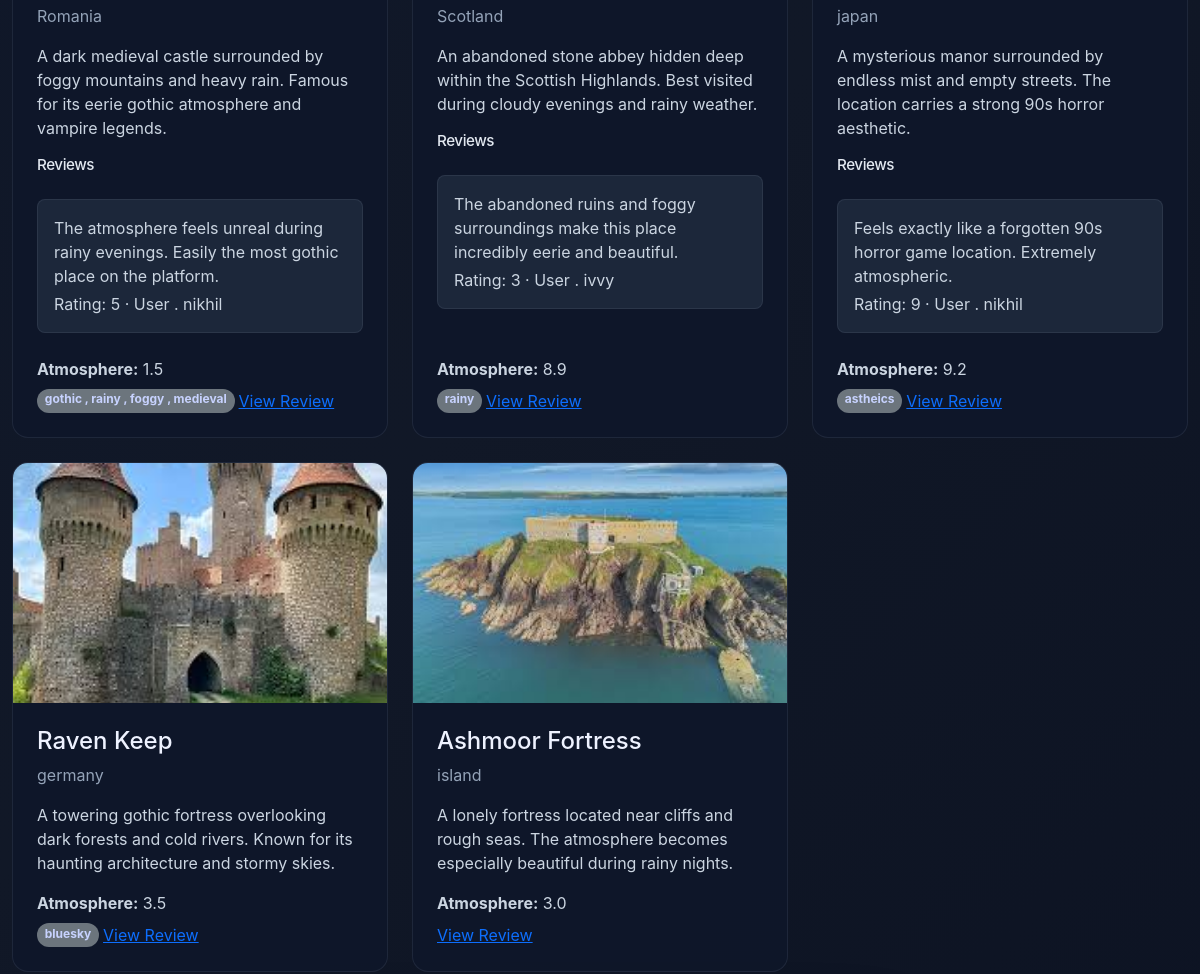
/home/ (middle part), run on an earlier commit of the app's database.
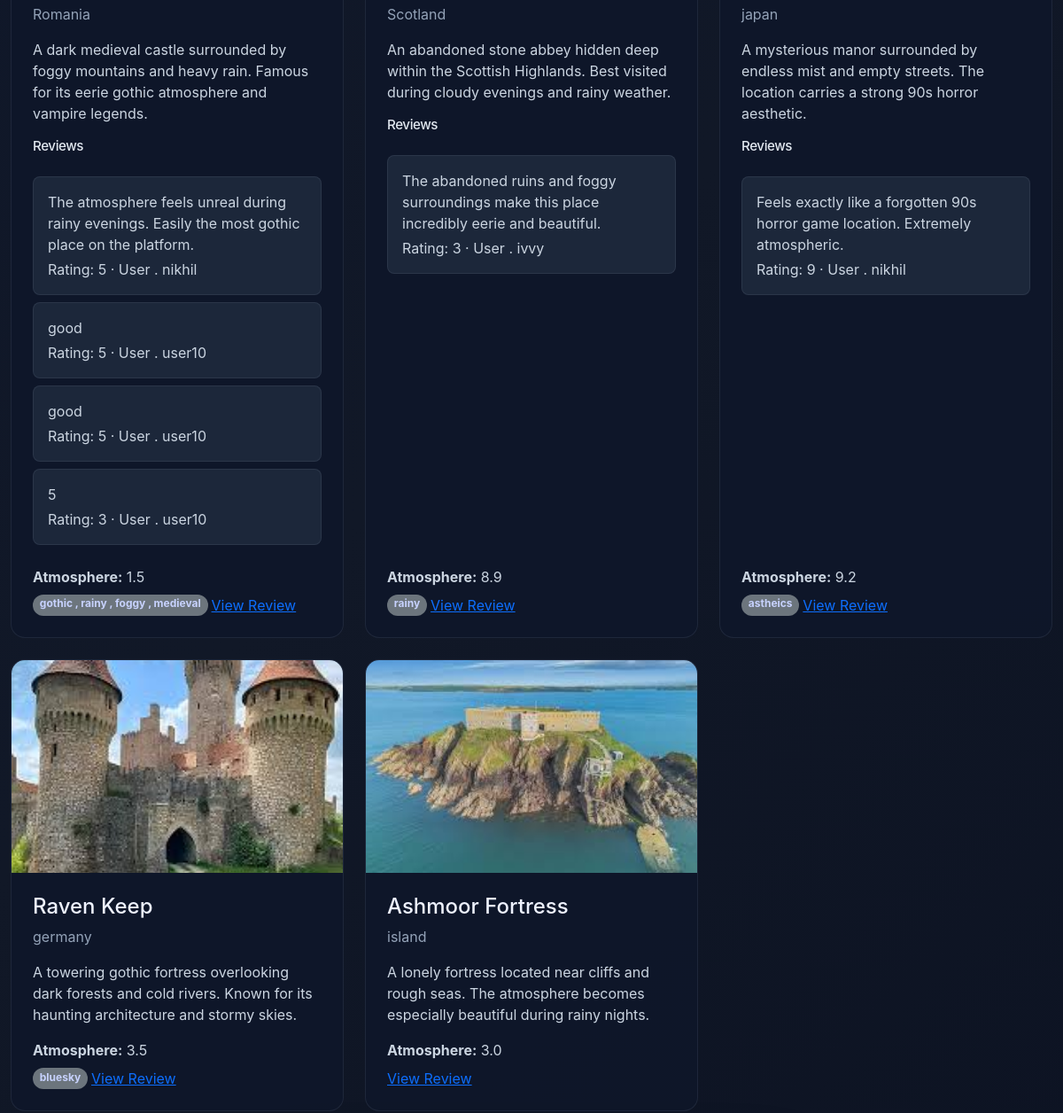
And on a later commit of the database.
### core/models.py (models this page shows, shortened)
class Destination(models.Model):
    castle = models.CharField(max_length=100, unique=True)
    country = models.CharField(max_length=100)
    description = models.TextField()
    image = models.ImageField(upload_to="images/")
    atmosphere = models.FloatField()
    tags = models.ManyToManyField('Tag',related_name="destinations", blank=True)

class Review(models.Model):
    comment = models.TextField()
    rating = models.IntegerField()
    user = models.ForeignKey(User, on_delete=models.CASCADE)
    destination = models.ForeignKey(Destination, on_delete=models.CASCADE)

class Tag(models.Model):
    name = models.CharField(max_length=50)

### core/views.py (the view, shortened to what this page needs)
# urls.py: 2. Add a URL to urlpatterns:  path('', views.home, name='home')
def home(request):
    search = request.GET.get("castle")
    if search:
        dest = Destination.objects.filter(
            castle__icontains=search
        )
    else:
        dest = Destination.objects.all()
    return render(request, "core/home.html", {"dest": dest})

### templates/core/home.html (shortened to what this page needs)
<!DOCTYPE html>
<html lang="en">
<head>
    {% load static %}
    <link rel="stylesheet" href="https://cdn.jsdelivr.net/npm/bootstrap@5.3.8/dist/css/bootstrap.min.css">
    <link rel="stylesheet" href="{% static 'core/styles.css' %}">
</head>
<body>
    <div class="container py-5">
        <div class="row row-cols-1 row-cols-md-2 row-cols-lg-3 g-4 destination-list">
            {% for d in dest %}
            <div class="col">
                <article class="destination-card card h-100">
                    {% if d.image %}
                    <img src="{{ d.image.url }}" alt="{{ d.castle }}" class="card-img-top">
                    {% endif %}
                    <div class="card-body destination-card-body d-flex flex-column">
                        <div>
                            <h2 class="destination-card-title h4">{{ d.castle }}</h2>
                            <p class="destination-card-subtitle mb-3">{{ d.country }}</p>
                            <p class="destination-card-text mb-3">{{ d.description }}</p>
                        </div>
                        {% if d.review_set.all %}
                        <div class="review-section mb-3">
                            <h6 class="review-title">Reviews</h6>
                            {% for review in d.review_set.all %}
                            <div class="review-card mb-2 p-3 rounded-3">
                                <p class="review-text mb-1">{{ review.comment }}</p>
                                <p class="review-meta mb-0">Rating: {{ review.rating }} · User .  {{ review.user }}</p>
                            </div>
                            {% endfor %}
                        </div>
                        {% endif %}
                        <div class="mt-auto">
                            <p class="destination-card-text mb-2"><strong>Atmosphere:</strong> {{ d.atmosphere }}</p>
                            <div class="destination-card-meta d-flex flex-wrap gap-1">
                                {% for tag in d.tags.all %}
                                    <span class="badge rounded-pill bg-secondary">{{ tag.name }}</span>
                                {% endfor %}
<a href="{% url 'review_view' d.id %}">View Review</a>
                            </div>
                        </div>
                    </div>
                </article>
            </div>
            {% endfor %}
        </div>
    </div>
</body>
</html>

What changed in the data, as far as the page shows it:
added Review: comment "good", rating "5", user "user10", shown under Destination "Romania"
added Review: comment "good", rating "5", user "user10", shown under Destination "Romania"
added Review: comment "5", rating "3", user "user10", shown under Destination "Romania"
